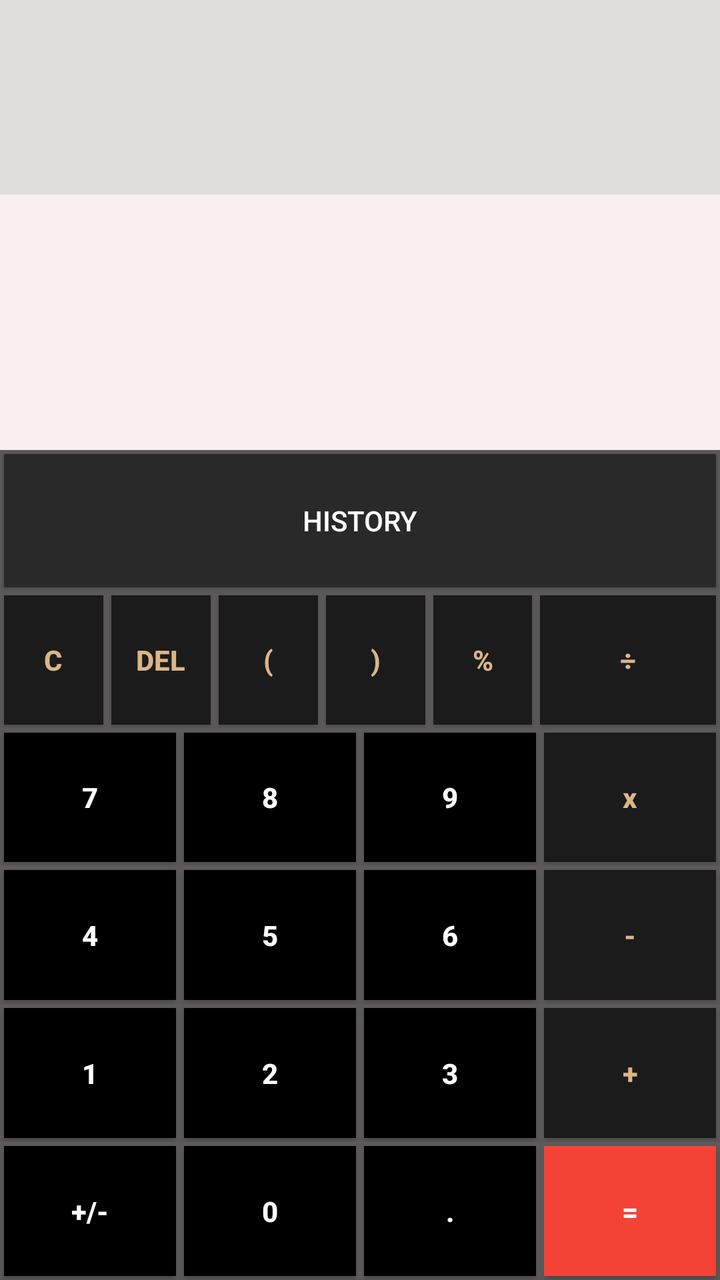
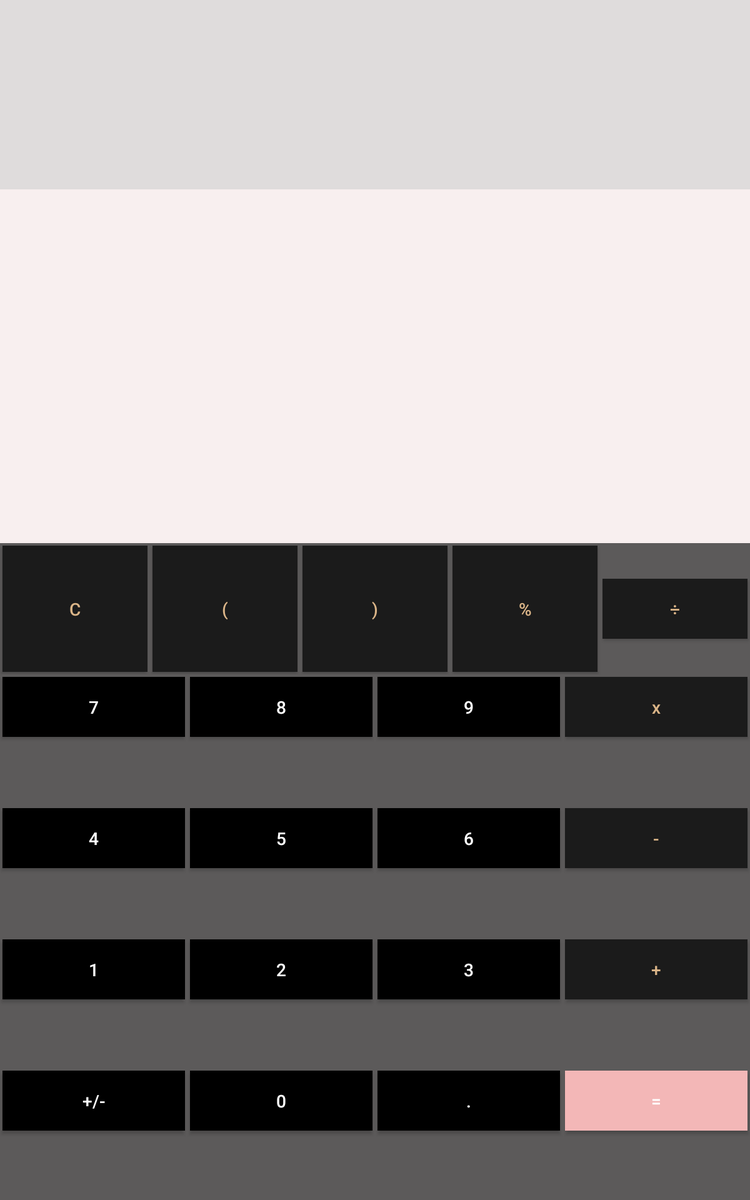

First picture: res/layout/ on a phone held upright. Second picture: the repository's own variant of that layout, on a device whose configuration matches the variant's folder. Source for both follows.
<!-- AndroidManifest.xml: application theme AppTheme -->
<!-- res/layout/activity_standard.xml -->
<?xml version="1.0" encoding="utf-8"?>
<LinearLayout xmlns:android="http://schemas.android.com/apk/res/android"
    xmlns:app="http://schemas.android.com/apk/res-auto"
    xmlns:tools="http://schemas.android.com/tools"
    android:layout_width="match_parent"
    android:layout_height="match_parent"
    android:orientation="vertical"
    android:weightSum="5"
    tools:context=".standard"
    >
 <TextView
     android:id="@+id/inputview"
     android:layout_weight="1"
     android:layout_width="match_parent"
     android:layout_height="60dp"
     android:background="#DFDCDC"
     android:textSize="25dp"
     android:paddingTop="10dp"


     />
    <TextView
        android:id="@+id/resultview"
        android:layout_weight="1"
        android:layout_width="match_parent"
        android:layout_height="90dp"
        android:background="#F0F8EFEF"
        android:textColor="#000000"
        android:textSize="35dp"
        android:gravity="right"
        android:padding="20dp"


        />

   <LinearLayout
       android:layout_weight="3"
       android:layout_width="match_parent"
       android:layout_height="wrap_content"
       android:orientation="vertical"
       >
       <LinearLayout
           android:weightSum="6"
           android:layout_width="match_parent"
           android:layout_height="match_parent"
           android:orientation="vertical"
           android:background="#5C5A5A"
           >
           <Button
               android:id="@+id/historybt"
               android:layout_margin="2dp"
               android:layout_weight="1"
               android:layout_width="match_parent"
               android:layout_height="wrap_content"
               android:background="#292929"
               android:text="HISTORY"
               android:textColor="#ffffff"
               />
           <LinearLayout
               android:layout_weight="1"
               android:layout_width="match_parent"
               android:layout_height="50dp"
               android:weightSum="5"
               >
               <Button
                   android:id="@+id/clear"
                   android:textAllCaps="false"
                   android:textColor="@color/calcolor"
                   android:text="C"
                   android:layout_weight="1"
                   android:layout_width="wrap_content"
                   android:layout_height="match_parent"
                    android:background="#1B1B1B"
                   android:layout_margin="2dp"
                   android:textStyle="bold"
                   />
               <Button
                   android:id="@+id/delete"
                   android:textAllCaps="false"
                   android:textColor="@color/calcolor"
                   android:text="DEL"
                   android:layout_weight="1"
                   android:layout_width="wrap_content"
                   android:layout_height="match_parent"
                   android:background="#1B1B1B"
                   android:layout_margin="2dp"
                   android:textStyle="bold"

                   />
               <Button
                   android:id="@+id/first_bracket"
                   android:textAllCaps="false"
                   android:textColor="@color/calcolor"
                   android:text="("
                   android:layout_weight="1"
                   android:layout_width="wrap_content"
                   android:layout_height="match_parent"
                    android:background="#1B1B1B"
                   android:layout_margin="2dp"
                   android:textStyle="bold"

                   />
               <Button
                   android:id="@+id/second_bracket"
                   android:textAllCaps="false"
                   android:textColor="@color/calcolor"
                   android:text=")"
                   android:layout_weight="1"
                   android:layout_width="wrap_content"
                   android:layout_height="match_parent"
                    android:background="#1B1B1B"
                   android:layout_margin="2dp"
                   android:textStyle="bold"


                   />
               <Button
                   android:id="@+id/percent"
                   android:textAllCaps="false"
                   android:textColor="@color/calcolor"
                   android:text="%"
                   android:layout_weight="1"
                   android:layout_width="wrap_content"
                   android:layout_height="match_parent"
                    android:background="#1B1B1B"
                   android:layout_margin="2dp"
                   android:textStyle="bold"

                   />
               <Button
                   android:id="@+id/divide"
                   android:textAllCaps="false"
                   android:textColor="@color/calcolor"
                   android:text="÷"
                   android:layout_weight="1"
                   android:layout_width="wrap_content"
                   android:layout_height="match_parent"
                    android:background="#1B1B1B"
                   android:layout_margin="2dp"
                   android:textStyle="bold"

                   />

           </LinearLayout>
           <LinearLayout
               android:layout_weight="1"
               android:layout_width="match_parent"
               android:layout_height="50dp"
               android:weightSum="4"
               >
               <Button
                   android:id="@+id/seven"
                   android:textAllCaps="false"
                   android:textColor="#ffffff"
                   android:text="7"
                   android:layout_weight="1"
                   android:layout_width="wrap_content"
                   android:layout_height="match_parent"
                   android:background="#000000"
                   android:layout_margin="2dp"
                   android:textStyle="bold"

                   />
               <Button
                   android:id="@+id/eight"
                   android:textAllCaps="false"
                   android:textColor="#ffffff"
                   android:text="8"
                   android:layout_weight="1"
                   android:layout_width="wrap_content"
                   android:layout_height="match_parent"
                   android:background="#000000"
                   android:layout_margin="2dp"
                   android:textStyle="bold"

                   />
               <Button
                   android:id="@+id/nine"
                   android:textAllCaps="false"
                   android:textColor="#ffffff"
                   android:text="9"
                   android:layout_weight="1"
                   android:layout_width="wrap_content"
                   android:layout_height="match_parent"
                   android:background="#000000"
                   android:layout_margin="2dp"
                   android:textStyle="bold"

                   />
               <Button
                   android:id="@+id/multiply"
                   android:textAllCaps="false"
                   android:textColor="@color/calcolor"
                   android:text="x"
                   android:layout_weight="1"
                   android:layout_width="wrap_content"
                   android:layout_height="match_parent"
                    android:background="#1B1B1B"
                   android:layout_margin="2dp"
                   android:textStyle="bold"

                   />

           </LinearLayout>
           <LinearLayout
               android:layout_weight="1"
               android:layout_width="match_parent"
               android:layout_height="50dp"
               android:weightSum="4"
               >
               <Button
                   android:id="@+id/four"
                   android:textAllCaps="false"
                   android:textColor="#ffffff"
                   android:text="4"
                   android:layout_weight="1"
                   android:layout_width="wrap_content"
                   android:layout_height="match_parent"
                   android:background="#000000"
                   android:layout_margin="2dp"
                   android:textStyle="bold"

                   />
               <Button
                   android:id="@+id/five"
                   android:textAllCaps="false"
                   android:textColor="#ffffff"
                   android:text="5"
                   android:layout_weight="1"
                   android:layout_width="wrap_content"
                   android:layout_height="match_parent"
                   android:background="#000000"
                   android:layout_margin="2dp"
                   android:textStyle="bold"

                   />
               <Button
                   android:id="@+id/six"
                   android:textAllCaps="false"
                   android:textColor="#ffffff"
                   android:text="6"
                   android:layout_weight="1"
                   android:layout_width="wrap_content"
                   android:layout_height="match_parent"
                   android:background="#000000"
                   android:layout_margin="2dp"
                   android:textStyle="bold"

                   />
               <Button
                   android:id="@+id/sub"
                   android:textAllCaps="false"
                   android:textColor="@color/calcolor"
                   android:text="-"
                   android:layout_weight="1"
                   android:layout_width="wrap_content"
                   android:layout_height="match_parent"
                    android:background="#1B1B1B"
                   android:layout_margin="2dp"
                   android:textStyle="bold"

                   />

           </LinearLayout>
           <LinearLayout
               android:layout_weight="1"
               android:layout_width="match_parent"
               android:layout_height="50dp"
               android:weightSum="4"
               >
               <Button
                   android:id="@+id/one"
                   android:textAllCaps="false"
                   android:textColor="#ffffff"
                   android:text="1"
                   android:layout_weight="1"
                   android:layout_width="wrap_content"
                   android:layout_height="match_parent"
                   android:background="#000000"
                   android:layout_margin="2dp"
                   android:textStyle="bold"

                   />
               <Button
                   android:id="@+id/two"
                   android:textAllCaps="false"
                   android:textColor="#ffffff"
                   android:text="2"
                   android:layout_weight="1"
                   android:layout_width="wrap_content"
                   android:layout_height="match_parent"
                   android:background="#000000"
                   android:layout_margin="2dp"
                   android:textStyle="bold"

                   />
               <Button
                   android:id="@+id/three"
                   android:textAllCaps="false"
                   android:textColor="#ffffff"
                   android:text="3"
                   android:layout_weight="1"
                   android:layout_width="wrap_content"
                   android:layout_height="match_parent"
                   android:background="#000000"
                   android:layout_margin="2dp"
                   android:textStyle="bold"

                   />
               <Button
                   android:id="@+id/add"
                   android:textAllCaps="false"
                   android:textColor="@color/calcolor"
                   android:text="+"
                   android:layout_weight="1"
                   android:layout_width="wrap_content"
                   android:layout_height="match_parent"
                    android:background="#1B1B1B"
                   android:layout_margin="2dp"
                   android:textStyle="bold"

                   />

           </LinearLayout>
           <LinearLayout
               android:layout_weight="1"
               android:layout_width="match_parent"
               android:layout_height="50dp"
               android:weightSum="4"
               >
               <Button
                   android:id="@+id/plus_minus"
                   android:textAllCaps="false"
                   android:textColor="#ffffff"
                   android:text="+/-"
                   android:layout_weight="1"
                   android:layout_width="wrap_content"
                   android:layout_height="match_parent"
                   android:background="#000000"
                   android:layout_margin="2dp"
                   android:textStyle="bold"

                   />
               <Button
                   android:id="@+id/zero"
                   android:textAllCaps="false"
                   android:textColor="#ffffff"
                   android:text="0"
                   android:layout_weight="1"
                   android:layout_width="wrap_content"
                   android:layout_height="match_parent"
                   android:background="#000000"
                   android:layout_margin="2dp"
                   android:textStyle="bold"

                   />
               <Button
                   android:id="@+id/dot"
                   android:textAllCaps="false"
                   android:textColor="#ffffff"
                   android:text="."
                   android:layout_weight="1"
                   android:layout_width="wrap_content"
                   android:layout_height="match_parent"
                   android:background="#000000"
                   android:layout_margin="2dp"
                   android:textStyle="bold"

                   />
               <Button
                   android:id="@+id/equal"
                   android:textAllCaps="false"
                   android:textColor="#ffffff"
                   android:text="="
                   android:layout_weight="1"
                   android:layout_width="wrap_content"
                   android:layout_height="match_parent"
                   android:background="#F44336"
                   android:layout_margin="2dp"
                   android:textStyle="bold"

                   />

           </LinearLayout>

       </LinearLayout>
   </LinearLayout>

</LinearLayout>
<!-- resources referenced by this layout -->
<resources>
  <color name="calcolor">#DBB588</color>
  <style name="AppTheme" parent="Theme.AppCompat.Light.DarkActionBar">
          
          <item name="colorPrimary">#28357A</item>
          <item name="colorPrimaryDark">@color/colorPrimaryDark</item>
          <item name="colorAccent">@color/colorAccent</item>
      </style>
  <color name="colorPrimaryDark">#0B1F97</color>
  <color name="colorAccent">#D81B60</color>
</resources>
<!-- res/layout-sw600dp/activity_standard.xml (the repository's variant of the layout above) -->
<!-- drawn on a 7-inch tablet held upright -->
<?xml version="1.0" encoding="utf-8"?>
<LinearLayout xmlns:android="http://schemas.android.com/apk/res/android"
    xmlns:app="http://schemas.android.com/apk/res-auto"
    xmlns:tools="http://schemas.android.com/tools"
    android:layout_width="match_parent"
    android:layout_height="match_parent"
    android:orientation="vertical"
    android:weightSum="6"
    tools:context=".standard"
    >
 <TextView
     android:layout_weight="1"
     android:layout_width="match_parent"
     android:layout_height="60dp"
     android:background="#DFDCDC"
     />
    <TextView
        android:layout_weight="2"
        android:layout_width="match_parent"
        android:layout_height="100dp"
        android:background="#F0F8EFEF"
        android:textColor="#FFFFFF"
        />
 
   <LinearLayout
       android:layout_weight="3"
       android:layout_width="match_parent"
       android:layout_height="wrap_content"
       android:orientation="vertical"
       >
       <LinearLayout
           android:weightSum="5"
           android:layout_width="match_parent"
           android:layout_height="match_parent"
           android:orientation="vertical"
           android:background="#5C5A5A"
           >
           <LinearLayout
               android:layout_weight="1"
               android:layout_width="match_parent"
               android:layout_height="50dp"
               android:weightSum="5"
               >
               <Button
                   android:id="@+id/clear"
                   android:textAllCaps="false"
                   android:textColor="@color/calcolor"
                   android:text="C"
                   android:layout_weight="1"
                   android:layout_width="wrap_content"
                   android:layout_height="match_parent"
                    android:background="#1B1B1B"
                   android:layout_margin="2dp"
                   />
               <Button
                   android:id="@+id/first_bracket"
                   android:textAllCaps="false"
                   android:textColor="@color/calcolor"
                   android:text="("
                   android:layout_weight="1"
                   android:layout_width="wrap_content"
                   android:layout_height="match_parent"
                    android:background="#1B1B1B"
                   android:layout_margin="2dp"
                   />
               <Button
                   android:id="@+id/second_bracket"
                   android:textAllCaps="false"
                   android:textColor="@color/calcolor"
                   android:text=")"
                   android:layout_weight="1"
                   android:layout_width="wrap_content"
                   android:layout_height="match_parent"
                    android:background="#1B1B1B"
                   android:layout_margin="2dp"

                   />
               <Button
                   android:id="@+id/percent"
                   android:textAllCaps="false"
                   android:textColor="@color/calcolor"
                   android:text="%"
                   android:layout_weight="1"
                   android:layout_width="wrap_content"
                   android:layout_height="match_parent"
                    android:background="#1B1B1B"
                   android:layout_margin="2dp"
                   />
               <Button
                   android:id="@+id/divide"
                   android:textAllCaps="false"
                   android:textColor="@color/calcolor"
                   android:text="÷"
                   android:layout_weight="1"
                   android:layout_width="wrap_content"
                   android:layout_height="wrap_content"
                    android:background="#1B1B1B"
                   android:layout_margin="2dp"
                   />

           </LinearLayout>
           <LinearLayout
               android:layout_weight="1"
               android:layout_width="match_parent"
               android:layout_height="50dp"
               android:weightSum="4"
               >
               <Button
                   android:id="@+id/seven"
                   android:textAllCaps="false"
                   android:textColor="#ffffff"
                   android:text="7"
                   android:layout_weight="1"
                   android:layout_width="wrap_content"
                   android:layout_height="wrap_content"
                   android:background="#000000"
                   android:layout_margin="2dp"
                   />
               <Button
                   android:id="@+id/eight"
                   android:textAllCaps="false"
                   android:textColor="#ffffff"
                   android:text="8"
                   android:layout_weight="1"
                   android:layout_width="wrap_content"
                   android:layout_height="wrap_content"
                   android:background="#000000"
                   android:layout_margin="2dp"
                   />
               <Button
                   android:id="@+id/nine"
                   android:textAllCaps="false"
                   android:textColor="#ffffff"
                   android:text="9"
                   android:layout_weight="1"
                   android:layout_width="wrap_content"
                   android:layout_height="wrap_content"
                   android:background="#000000"
                   android:layout_margin="2dp"
                   />
               <Button
                   android:id="@+id/multiply"
                   android:textAllCaps="false"
                   android:textColor="@color/calcolor"
                   android:text="x"
                   android:layout_weight="1"
                   android:layout_width="wrap_content"
                   android:layout_height="wrap_content"
                    android:background="#1B1B1B"
                   android:layout_margin="2dp"
                   />

           </LinearLayout>
           <LinearLayout
               android:layout_weight="1"
               android:layout_width="match_parent"
               android:layout_height="50dp"
               android:weightSum="4"
               >
               <Button
                   android:id="@+id/four"
                   android:textAllCaps="false"
                   android:textColor="#ffffff"
                   android:text="4"
                   android:layout_weight="1"
                   android:layout_width="wrap_content"
                   android:layout_height="wrap_content"
                   android:background="#000000"
                   android:layout_margin="2dp"
                   />
               <Button
                   android:id="@+id/five"
                   android:textAllCaps="false"
                   android:textColor="#ffffff"
                   android:text="5"
                   android:layout_weight="1"
                   android:layout_width="wrap_content"
                   android:layout_height="wrap_content"
                   android:background="#000000"
                   android:layout_margin="2dp"
                   />
               <Button
                   android:id="@+id/six"
                   android:textAllCaps="false"
                   android:textColor="#ffffff"
                   android:text="6"
                   android:layout_weight="1"
                   android:layout_width="wrap_content"
                   android:layout_height="wrap_content"
                   android:background="#000000"
                   android:layout_margin="2dp"
                   />
               <Button
                   android:id="@+id/sub"
                   android:textAllCaps="false"
                   android:textColor="@color/calcolor"
                   android:text="-"
                   android:layout_weight="1"
                   android:layout_width="wrap_content"
                   android:layout_height="wrap_content"
                    android:background="#1B1B1B"
                   android:layout_margin="2dp"
                   />

           </LinearLayout>
           <LinearLayout
               android:layout_weight="1"
               android:layout_width="match_parent"
               android:layout_height="50dp"
               android:weightSum="4"
               >
               <Button
                   android:id="@+id/one"
                   android:textAllCaps="false"
                   android:textColor="#ffffff"
                   android:text="1"
                   android:layout_weight="1"
                   android:layout_width="wrap_content"
                   android:layout_height="wrap_content"
                   android:background="#000000"
                   android:layout_margin="2dp"
                   />
               <Button
                   android:id="@+id/two"
                   android:textAllCaps="false"
                   android:textColor="#ffffff"
                   android:text="2"
                   android:layout_weight="1"
                   android:layout_width="wrap_content"
                   android:layout_height="wrap_content"
                   android:background="#000000"
                   android:layout_margin="2dp"
                   />
               <Button
                   android:id="@+id/three"
                   android:textAllCaps="false"
                   android:textColor="#ffffff"
                   android:text="3"
                   android:layout_weight="1"
                   android:layout_width="wrap_content"
                   android:layout_height="wrap_content"
                   android:background="#000000"
                   android:layout_margin="2dp"
                   />
               <Button
                   android:id="@+id/sum"
                   android:textAllCaps="false"
                   android:textColor="@color/calcolor"
                   android:text="+"
                   android:layout_weight="1"
                   android:layout_width="wrap_content"
                   android:layout_height="wrap_content"
                    android:background="#1B1B1B"
                   android:layout_margin="2dp"
                   />

           </LinearLayout>
           <LinearLayout
               android:layout_weight="1"
               android:layout_width="match_parent"
               android:layout_height="50dp"
               android:weightSum="4"
               >
               <Button
                   android:id="@+id/plus_minus"
                   android:textAllCaps="false"
                   android:textColor="#ffffff"
                   android:text="+/-"
                   android:layout_weight="1"
                   android:layout_width="wrap_content"
                   android:layout_height="wrap_content"
                   android:background="#000000"
                   android:layout_margin="2dp"
                   />
               <Button
                   android:id="@+id/zero"
                   android:textAllCaps="false"
                   android:textColor="#ffffff"
                   android:text="0"
                   android:layout_weight="1"
                   android:layout_width="wrap_content"
                   android:layout_height="wrap_content"
                   android:background="#000000"
                   android:layout_margin="2dp"
                   />
               <Button
                   android:id="@+id/dot"
                   android:textAllCaps="false"
                   android:textColor="#ffffff"
                   android:text="."
                   android:layout_weight="1"
                   android:layout_width="wrap_content"
                   android:layout_height="wrap_content"
                   android:background="#000000"
                   android:layout_margin="2dp"
                   />
               <Button
                   android:id="@+id/equal"
                   android:textAllCaps="false"
                   android:textColor="#ffffff"
                   android:text="="
                   android:layout_weight="1"
                   android:layout_width="wrap_content"
                   android:layout_height="wrap_content"
                   android:background="#F3B7B7"
                   android:layout_margin="2dp"
                   />

           </LinearLayout>

       </LinearLayout>
   </LinearLayout>

</LinearLayout>
